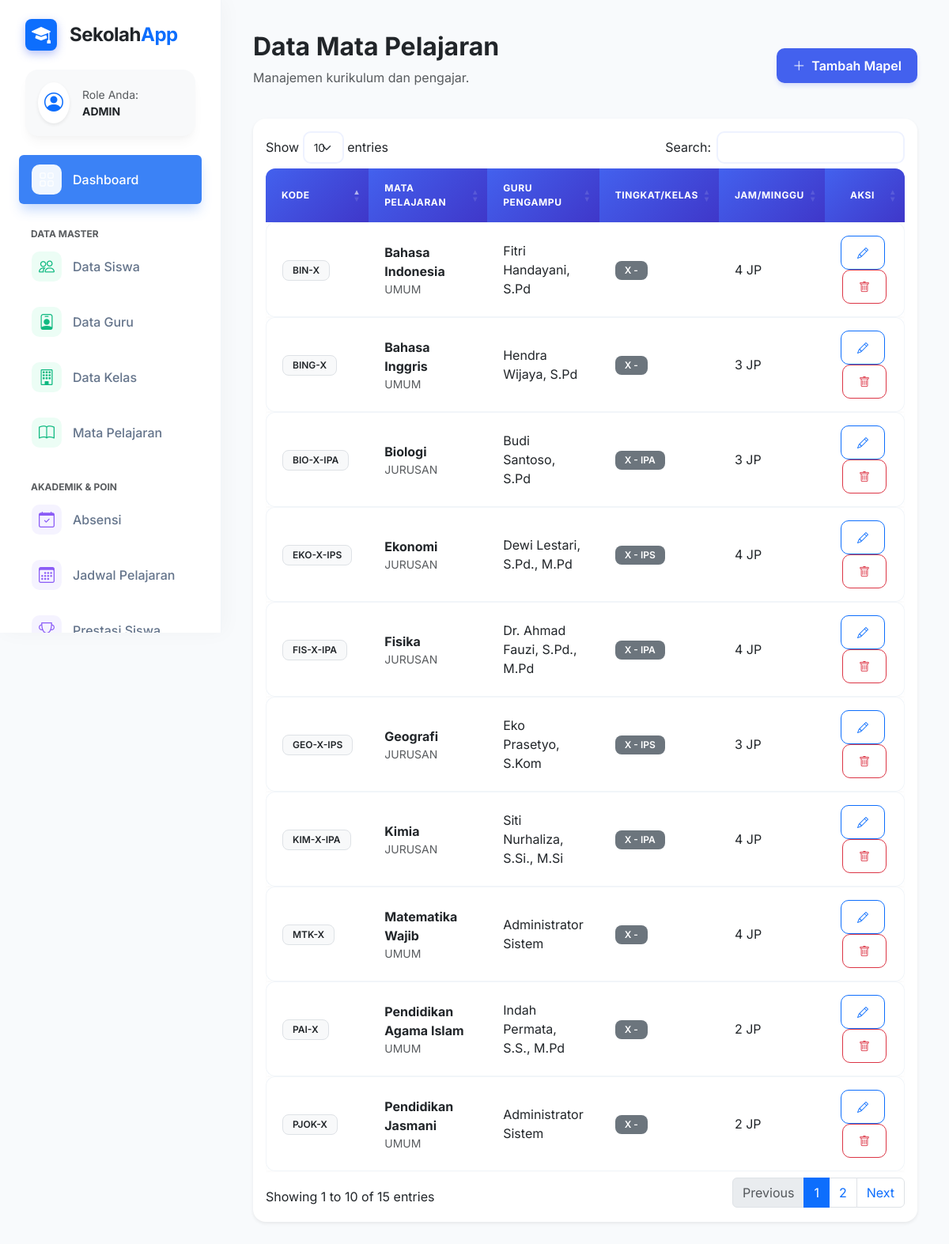
The page /mapel (signed in) on the database its author committed.
### tables this page shows
CREATE TABLE `mata_pelajaran` (
  `id` INT AUTO_INCREMENT PRIMARY KEY,
  `kode_mapel` VARCHAR(10) UNIQUE NOT NULL,
  `nama_mapel` VARCHAR(100) NOT NULL,
  `kategori` ENUM('umum','jurusan','peminatan','ekstrakurikuler') DEFAULT 'umum',
  `tingkat` ENUM('X','XI','XII','semua') DEFAULT 'semua',
  `jurusan` VARCHAR(50),
  `guru_id` INT NULL,
  `kelas_id` INT NULL,
  `semester` ENUM('ganjil','genap','tahunan') DEFAULT 'tahunan',
  `tahun_ajaran` VARCHAR(9),
  `jam_per_minggu` INT DEFAULT 2,
  `deskripsi` TEXT,
  `status` ENUM('aktif','nonaktif') DEFAULT 'aktif',
  `created_at` TIMESTAMP DEFAULT CURRENT_TIMESTAMP,
  `updated_at` TIMESTAMP DEFAULT CURRENT_TIMESTAMP ON UPDATE CURRENT_TIMESTAMP
);

CREATE TABLE `users` (
  `id` INT AUTO_INCREMENT PRIMARY KEY,
  `username` VARCHAR(50) UNIQUE NOT NULL,
  `password` VARCHAR(255) NOT NULL,
  `nama_lengkap` VARCHAR(100) NOT NULL,
  `jenis_kelamin` ENUM('L','P') DEFAULT 'L',
  `nip` VARCHAR(30) UNIQUE,
  `tempat_lahir` VARCHAR(50),
  `tanggal_lahir` DATE,
  `alamat` TEXT,
  `no_telepon` VARCHAR(15),
  `email` VARCHAR(100) UNIQUE,
  `role` ENUM('admin','guru','siswa') DEFAULT 'guru',
  `jabatan` VARCHAR(100),
  `bidang_studi` VARCHAR(100),
  `foto` VARCHAR(255),
  `status` ENUM('aktif','nonaktif','pensiun','pindah') DEFAULT 'aktif',
  `last_login` TIMESTAMP,
  `created_at` TIMESTAMP DEFAULT CURRENT_TIMESTAMP,
  `updated_at` TIMESTAMP DEFAULT CURRENT_TIMESTAMP ON UPDATE CURRENT_TIMESTAMP
);

### controllers/MapelController.php (called while the page is built, shortened)
<?php
class MapelController extends BaseController
{
    public function index()
    {
        $model = $this->model('MapelModel');
        $data = [
            'title' => 'Mata Pelajaran',
            'mapel' => $model->getAllMapel()
        ];
        $this->view('mapel/index', $data);
    }
}

### core/Router.php (called while the page is built, shortened)
<?php
class Router
{
    protected $method = 'index';
    public function __construct()
    {
        $url = $this->parseUrl();
        if (isset($url[0])) {
            $controllerName = ucfirst($url[0]) . 'Controller';
            if (file_exists(__DIR__ . '/../controllers/' . $controllerName . '.php')) {
                unset($url[0]);
            }
        }
        $this->controller = new $this->controller;
        $this->params = $url ? array_values($url) : [];
        call_user_func_array([$this->controller, $this->method], $this->params);
    }
    public function parseUrl()
    {
        if (isset($_GET['url'])) {
            return explode('/', filter_var(rtrim($_GET['url'], '/'), FILTER_SANITIZE_URL));
        }
        return [];
    }
}

### index.php (called while the page is built)
<?php
require_once 'config/database.php';
require_once 'core/Router.php';
require_once 'core/BaseController.php';
require_once 'core/BaseModel.php';
$app = new Router();

### core/Database.php (called while the page is built, shortened)
<?php
class Database
{
    private $host = DB_HOST;
    private $user = DB_USER;
    private $pass = DB_PASS;
    private $dbname = DB_NAME;
    public $conn;
    private function connect()
    {
        $this->conn = new mysqli($this->host, $this->user, $this->pass, $this->dbname);
    }
    public function rawQuery($sql)
    {
        return $this->conn->query($sql);
    }
}

### models/MapelModel.php (called while the page is built, shortened)
<?php
class MapelModel extends BaseModel
{
    public function getAllMapel()
    {
        $sql = "SELECT m.*, u.nama_lengkap as nama_guru, k.nama_kelas
                FROM mata_pelajaran m
                LEFT JOIN users u ON m.guru_id = u.id
                LEFT JOIN kelas k ON m.kelas_id = k.id
                WHERE m.status = 'aktif'
                ORDER BY m.nama_mapel ASC";
        return $this->rawQuery($sql)->fetch_all(MYSQLI_ASSOC);
    }
}

### core/BaseModel.php (called while the page is built, shortened)
<?php
require_once __DIR__ . '/Database.php';
class BaseModel
{
    protected $db;
    public function __construct()
    {
        $this->db = new Database();
    }
    public function rawQuery($sql)
    {
        return $this->db->rawQuery($sql);
    }
}

### views/mapel/index.php (the view)
<div class="main-content">
    <div class="d-flex justify-content-between align-items-center mb-4">
        <div>
            <h2 class="fw-bold text-dark">Data Mata Pelajaran</h2>
            <p class="text-muted">Manajemen kurikulum dan pengajar.</p>
        </div>
        <a href="<?= BASE_URL ?>mapel/create" class="btn btn-primary">
            <i class="bi bi-plus-lg me-2"></i>Tambah Mapel
        </a>
    </div>
    <div class="card border-0 shadow-sm">
        <div class="card-body">
            <div class="table-responsive">
                <table class="table table-hover align-middle datatable w-100">
                    <thead class="bg-light">
                        <tr>
                            <th>Kode</th>
                            <th>Mata Pelajaran</th>
                            <th>Guru Pengampu</th>
                            <th>Tingkat/Kelas</th>
                            <th>Jam/Minggu</th>
                            <th class="text-center" width="150">Aksi</th>
                        </tr>
                    </thead>
                    <tbody>
                        <?php foreach ($mapel as $row): ?>
                            <tr>
                                <td><span class="badge bg-light text-dark border">
                                        <?= $row['kode_mapel'] ?>
                                    </span></td>
                                <td>
                                    <div class="fw-bold">
                                        <?= $row['nama_mapel'] ?>
                                    </div>
                                    <div class="small text-muted text-uppercase">
                                        <?= $row['kategori'] ?>
                                    </div>
                                </td>
                                <td>
                                    <?= $row['nama_guru'] ?? '<span class="text-muted fst-italic">Belum diset</span>' ?>
                                </td>
                                <td>
                                    <?php if ($row['kelas_id']): ?>
                                        <span class="badge bg-info text-dark">
                                            <?= $row['nama_kelas'] ?>
                                        </span>
                                    <?php else: ?>
                                        <span class="badge bg-secondary">
                                            <?= $row['tingkat'] ?> -
                                            <?= $row['jurusan'] ?? 'Semua' ?>
                                        </span>
                                    <?php endif; ?>
                                </td>
                                <td>
                                    <?= $row['jam_per_minggu'] ?> JP
                                </td>
                                <td class="text-center">
                                    <a href="<?= BASE_URL ?>mapel/edit/<?= $row['id'] ?>"
                                        class="btn btn-sm btn-outline-primary me-1"><i class="bi bi-pencil"></i></a>
                                    <a href="<?= BASE_URL ?>mapel/delete/<?= $row['id'] ?>"
                                        class="btn btn-sm btn-outline-danger"
                                        onclick="return confirm('Hapus mapel ini?')"><i class="bi bi-trash"></i></a>
                                </td>
                            </tr>
                        <?php endforeach; ?>
                    </tbody>
                </table>
            </div>
        </div>
    </div>
</div>

### views/layouts/header.php (style rules this page uses)
:root { --primary-color: #4361ee; --primary-light: #eef2ff; --secondary-color: #3f37c9; --success-color: #10b981; --danger-color: #ef4444; --warning-color: #f59e0b; --info-color: #3b82f6; --sidebar-width: 280px; --bg-body: #f8fafc; --card-shadow: 0 10px 15px -3px rgba(0, 0, 0, 0.04), 0 4px 6px -2px rgba(0, 0, 0, 0.02); }
body { font-family: 'Inter', sans-serif; background-color: var(--bg-body); color: #1e293b; }
.main-content { margin-left: var(--sidebar-width); padding: 40px; }
.card { border: 1px solid #f1f5f9; border-radius: 16px; box-shadow: var(--card-shadow); transition: transform 0.2s, box-shadow 0.2s; background: #fff; }
.table:not(.calendar-table) thead th { border: none; background: linear-gradient(135deg, var(--primary-color), var(--secondary-color)); color: white; text-transform: uppercase; font-size: 0.75rem; font-weight: 700; letter-spacing: 0.05em; padding: 16px 20px; vertical-align: middle; }
.table:not(.calendar-table) thead th:first-child { border-top-left-radius: 12px; }
.table:not(.calendar-table) thead th:last-child { border-top-right-radius: 12px; }
.table:not(.calendar-table) tbody tr { background-color: #fff; box-shadow: 0 1px 3px rgba(0, 0, 0, 0.02); transition: all 0.2s; }
.table:not(.calendar-table) tbody td { padding: 16px 20px; border-top: 1px solid #f1f5f9; border-bottom: 1px solid #f1f5f9; }
.table:not(.calendar-table) tbody td:first-child { border-left: 1px solid #f1f5f9; border-top-left-radius: 12px; border-bottom-left-radius: 12px; }
.table:not(.calendar-table) tbody td:last-child { border-right: 1px solid #f1f5f9; border-top-right-radius: 12px; border-bottom-right-radius: 12px; }
.badge { padding: 6px 12px; font-weight: 600; border-radius: 8px; }
.btn { border-radius: 10px; padding: 10px 20px; font-weight: 600; transition: all 0.2s; }
.btn-primary { background-color: var(--primary-color); border: none; box-shadow: 0 4px 6px -1px rgba(67, 97, 238, 0.2); }

### rows shown on the page
mata_pelajaran: kode_mapel "BIN-X", nama_mapel "Bahasa Indonesia", kategori "UMUM", guru.nama_lengkap "Fitri Handayani, S.Pd", tingkat "X", jam_per_minggu "4"
mata_pelajaran: kode_mapel "BING-X", nama_mapel "Bahasa Inggris", kategori "UMUM", guru.nama_lengkap "Hendra Wijaya, S.Pd", tingkat "X", jam_per_minggu "3"
mata_pelajaran: kode_mapel "BIO-X-IPA", nama_mapel "Biologi", kategori "JURUSAN", guru.nama_lengkap "Budi Santoso, S.Pd", tingkat "X", jurusan "IPA", jam_per_minggu "3"
mata_pelajaran: kode_mapel "EKO-X-IPS", nama_mapel "Ekonomi", kategori "JURUSAN", guru.nama_lengkap "Dewi Lestari, S.Pd., M.Pd", tingkat "X", jurusan "IPS", jam_per_minggu "4"
mata_pelajaran: kode_mapel "FIS-X-IPA", nama_mapel "Fisika", kategori "JURUSAN", guru.nama_lengkap "Dr. Ahmad Fauzi, S.Pd., M.Pd", tingkat "X", jurusan "IPA", jam_per_minggu "4"
mata_pelajaran: kode_mapel "GEO-X-IPS", nama_mapel "Geografi", kategori "JURUSAN", guru.nama_lengkap "Eko Prasetyo, S.Kom", tingkat "X", jurusan "IPS", jam_per_minggu "3"
mata_pelajaran: kode_mapel "KIM-X-IPA", nama_mapel "Kimia", kategori "JURUSAN", guru.nama_lengkap "Siti Nurhaliza, S.Si., M.Si", tingkat "X", jurusan "IPA", jam_per_minggu "4"
mata_pelajaran: kode_mapel "MTK-X", nama_mapel "Matematika Wajib", kategori "UMUM", guru.nama_lengkap "Administrator Sistem", tingkat "X", jam_per_minggu "4"
mata_pelajaran: kode_mapel "PAI-X", nama_mapel "Pendidikan Agama Islam", kategori "UMUM", guru.nama_lengkap "Indah Permata, S.S., M.Pd", tingkat "X", jam_per_minggu "2"
mata_pelajaran: kode_mapel "PJOK-X", nama_mapel "Pendidikan Jasmani", kategori "UMUM", guru.nama_lengkap "Administrator Sistem", tingkat "X", jam_per_minggu "2"

### other values the page prints
$role "ADMIN"
